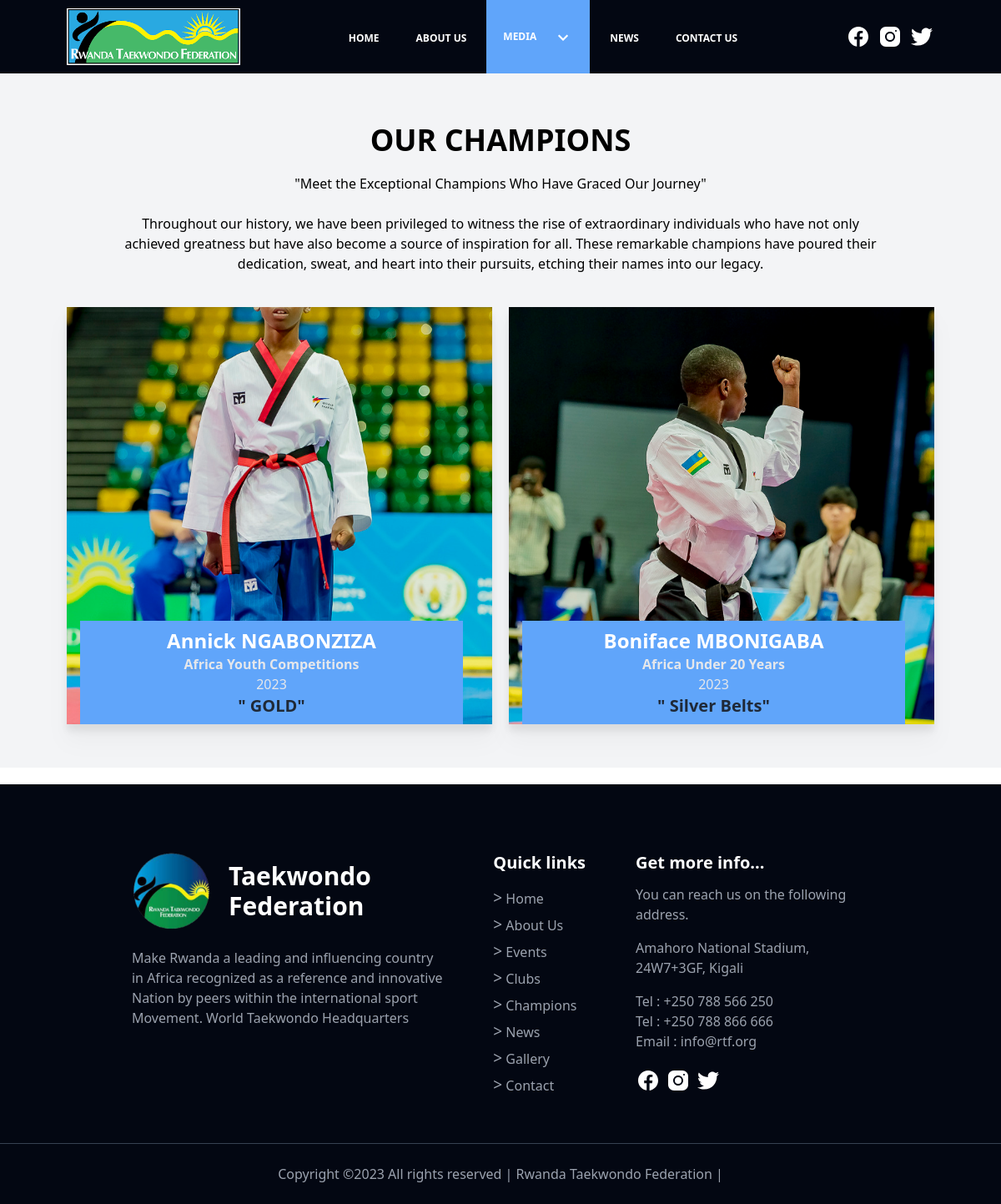
Screenshot of /public/champions.php with the database file from the repository.
### tables this page shows
CREATE TABLE `champions` (
  `id` int(11) NOT NULL,
  `name` varchar(50) NOT NULL,
  `title` varchar(100) NOT NULL,
  `period` int(30) NOT NULL,
  `award` varchar(50) NOT NULL,
  `club` varchar(200) NOT NULL,
  `photo` text NOT NULL,
  `status` enum('active','inactive') NOT NULL DEFAULT 'active',
  `createdat` timestamp NOT NULL DEFAULT current_timestamp() ON UPDATE current_timestamp(),
  `updatedat` timestamp NOT NULL DEFAULT current_timestamp() ON UPDATE current_timestamp()
);

### config/dbconnection.php (called while the page is built, shortened)
<?php
class dbconnection {
    protected $db;
    public function __construct(){
        $this->db = new PDO(DB_DRIVER.":host=".DB_HOST.";dbname=".DB_NAME,
        DB_USER,DB_PWD,[PDO::ATTR_ERRMODE            => PDO::ERRMODE_EXCEPTION,
        PDO::ATTR_DEFAULT_FETCH_MODE => PDO::FETCH_ASSOC
        ]);
    }
        function getAll($table){
            try {
                $stm = $this->db->prepare("SELECT * FROM " . $table . " WHERE status = 'active' ORDER BY createdat DESC");
                $stm->execute();
                $stm->setFetchMode(PDO::FETCH_ASSOC);
                return $stm->fetchAll();
            } catch (Exception $th) {
                return $th->getMessage();
            }
        }
}
?>

### public/champions.php (the view)
<?php include '../includes/navbar.php'; ?>
<body>
<div>
    <div class="w-full flex flex-col justify-center items-center mb-5 py-10 bg-gray-100 ">
        <h2 class="text-4xl font-bold py-5 uppercase">Our champions</h2>
        <p class="px-5 pb-10 font-light md:w-3/4 lg:w-4/5 xl:w-3/5  text-center"><b>"Meet the Exceptional Champions Who Have Graced Our Journey" </b><br><br>
            Throughout our history, we have been privileged to witness the rise of extraordinary individuals who have not only achieved greatness but have also become a source of inspiration for all. These remarkable champions have poured their dedication, sweat, and heart into their pursuits, etching their names into our legacy.</p>
        <div class="md:grid md:grid-cols-2 lg:grid-cols-2 xl:grid-cols-3 flex-wrap gap-5 justify-center items-center w-full px-5 md:px-10 lg:px-20 xl:px-40">
        <?php
        if($_SERVER['REQUEST_METHOD'] == 'GET'){
            $champions = $db->getAll('champions');
            foreach($champions as $champion){
                ?>
            <div class="relative md:w-full newcard mb-3 rounded" >
                <div class="w-full">
                    <img src="<?php echo substr($champion['photo'], 3); ?>" alt="" class="w-full h-[500px] object-cover drop-shadow-xl">
                </div>
                <div class="bg-blue-400 w-[90%] absolute bottom-0 left-4 flex flex-col items-center py-2">
                    <h2 class="text-white font-bold text-2xl"><?php echo $champion['name'];?></h2>
                    <span class="text-gray-200 font-semibold "><?php echo $champion['title'];?></span>
                    <span class="text-gray-200 "><?php echo $champion['period'];?></span>
                    <span class="text-gray-800 text-xl font-bold ">" <?php echo $champion['award'];?>"</span>
                </div>
            </div>
            <?php }} ?>
        </div>
    </div>
</div>
<?php include '../includes/footer.php'; ?>
</body>

### includes/head.php (shortened to what this page needs)
<!DOCTYPE html>
<html lang="en">
<head>
    <link rel="stylesheet" href="../assets/css/style.css">
    <script src="https://cdn.tailwindcss.com"></script>
<link href="https://cdn.jsdelivr.net/npm/tailwindcss@2.2.19/dist/tailwind.min.css" rel="stylesheet">
<link href="https://cdnjs.cloudflare.com/ajax/libs/font-awesome/5.15.3/css/all.min.css" rel="stylesheet">
<link href="https://cdn.datatables.net/1.10.19/css/jquery.dataTables.min.css" rel="stylesheet">
<link href="https://cdn.datatables.net/responsive/2.2.3/css/responsive.dataTables.min.css" rel="stylesheet">
</head>

### includes/navbar.php (shortened to what this page needs)
<?php
 include '../includes/head.php';
 $currentURL = "http://$_SERVER[HTTP_HOST]$_SERVER[REQUEST_URI]";
 $aboutUrl = dirname($currentURL) . "/about";
 $contactUrl = dirname($currentURL) . "/contact";
 $homeUrl = dirname($currentURL) . "/home";
 $newsUrl = dirname($currentURL) . "/news";
      include '../config/dbconnection.php';
      $db = new dbconnection();
      $keywords = array('event', 'club', 'gallery', 'champion');
        $classToAdd = '';
    foreach ($keywords as $keyword) {
    if (strpos($currentURL, $keyword) !== false) {
        $classToAdd = 'bg-blue-400';
        break;
    }
}
?>
<navbar>
  <div class="sticky top-0 z-2 w-full bg-gray-950 ">
    <div class="md:flex items-center justify-between mx-auto px-5 md:px-5 lg:px-20 xl:px-40 2xl:px-60">
      <div class="flex justify-between justify-center">
        <img src="../assets/images/RTF-Logo.png" alt="" class="md:w-52 w-40 ">
      </div>
      <div id="myTopnav" class=" navlink md:block px-3 md:px-0 ">
        <ul class="text-gray-400 md:flex md:gap-1 gap-5 items-center hidden md:block">
           <li class="text-center cursor-pointer">
                <a href="<?php echo $homeUrl;?>" class=" mynavlink md:px-2 py-8 lg:px-5 capitalize lg:text-[12px] md:text-[12px] text-white font-bold md:uppercase hover:text-blue-600  <?php echo strpos($currentURL, 'home') !== false ? 'bg-blue-400' : ''; ?> ">home</a>
           </li>
           <li class="text-center cursor-pointer">
                <a href="<?php echo $aboutUrl;?>" class=" mynavlink md:px-2 py-8 lg:px-5 capitalize lg:text-[12px] md:text-[12px] text-white font-bold md:uppercase hover:text-blue-600  <?php echo strpos($currentURL, 'about') !== false ? 'bg-blue-400' : ''; ?>">about us</a>
           </li>
           <li class="cursor-pointer">
            <a href="#" class=" mynavlink md:px-2 py-8 lg:px-5 capitalize lg:text-[12px] md:text-[12px] text-white font-bold md:uppercase hover:text-blue-600 flex justify-center items-center gap-5 <?php echo $classToAdd ?>">Media <img src="../assets/icons/icons8-expand-arrow-white.png"></a>
            </li>
            <li class="text-center cursor-pointer">
                <a href="<?php echo $newsUrl;?>" class=" mynavlink md:px-2 py-8 lg:px-5 capitalize lg:text-[12px] md:text-[12px] text-white font-bold md:uppercase hover:text-blue-600  <?php echo strpos($currentURL, 'new') !== false ? 'bg-blue-400' : ''; ?>">News</a>
            </li>
            <li class="text-center cursor-pointer">
                <a href="<?php echo $contactUrl; ?>" class=" mynavlink md:px-2 py-8 lg:px-5 capitalize lg:text-[12px] md:text-[12px] text-white font-bold md:uppercase hover:text-blue-600  <?php echo strpos($currentURL, 'contact') !== false ? 'bg-blue-400' : ''; ?> ">Contact us</a>
            </li>
        </ul>
      </div>
      <div class="flex gap-2 hidden md:flex">
        <a href="https://www.facebook.com/TaekwondoRwandaFederation/"><img src="../assets/icons/icons8-facebook.svg"></a>
        <a href="https://www.instagram.com/rwandataekwondo/?hl=en"><img src="../assets/icons/icons8-instagram.svg"></a>
        <a href="https://twitter.com/taekwondorwanda?lang=en"><img src="../assets/icons/icons8-twitter.svg"></a>
      </div>
    </div>
  </div>
</navbar>

### includes/footer.php
<div class="w-full">
    <div class=" md:flex  justify-center gap-5 bg-gray-950 px-5 md:px-5 lg:px-10 xl:px-60 py-10 w-full pt-20">
        <div class="md:w-1/3">
            <div class="flex justify-center gap-5 pb-5">
                <img src="../assets/images/RTF-Logo-Circle.png" alt="" class="w-24">
                <h3 class="text-white font-bold text-3xl flex justify-center items-center">Taekwondo Federation</h3>
            </div>
                <p class="text-gray-400 font-light leading-2 ">Make Rwanda a leading and influencing country in Africa recognized as a reference and innovative Nation by peers within the international sport Movement. World Taekwondo Headquarters</p>
        </div>
        <div class="xl:w-60 px-10">
            <h2 class="text-white font-bold pb-3 text-xl">Quick links</h2>
            <ul>
                <li class="text-gray-400 capitalize font-light hover:text-blue-400 hover:font-[400]"><a href="/home"> <span class="text-[19px] leading-8">	&gt;</span> home</a></li>
                <li class="text-gray-400 capitalize font-light hover:text-blue-400 hover:font-[400]"><a href="about"><span class="text-[19px] leading-8">	&gt;</span> about us</a></li>
                <li class="text-gray-400 capitalize font-light hover:text-blue-400 hover:font-[400]"><a href="/events"><span class="text-[19px] leading-8">	&gt;</span> events</a></li>
                <li class="text-gray-400 capitalize font-light hover:text-blue-400 hover:font-[400]"><a href="/clubs"><span class="text-[19px] leading-8">	&gt;</span> clubs</a></li>
                <li class="text-gray-400 capitalize font-light hover:text-blue-400 hover:font-[400]"><a href="/champions"><span class="text-[19px] leading-8">	&gt;</span> champions</a></li>
                <li class="text-gray-400 capitalize font-light hover:text-blue-400 hover:font-[400]"><a href="/news"><span class="text-[19px] leading-8">	&gt;</span> news</a></li>
                <li class="text-gray-400 capitalize font-light hover:text-blue-400 hover:font-[400]"><a href="/gallery"><span class="text-[19px] leading-8">	&gt;</span> gallery</a></li>
                <li class="text-gray-400 capitalize font-light hover:text-blue-400 hover:font-[400]"><a href="/contact"><span class="text-[19px] leading-8">	&gt;</span> contact</a></li>
            </ul>
        </div>
        <div class="md:w-1/4 mb-5">
            <h3 class="text-white font-bold pb-3 text-xl ">Get more info...</h3>
            <p class="text-gray-400 font-light leading-2 pb-4">You can reach us on the following address.</p>
            <p class="text-gray-400 font-light leading-2 ">Amahoro National Stadium,</p>
                <p class="text-gray-400 font-light leading-2 pb-4">24W7+3GF, Kigali</p>
                <p class="text-gray-400 font-light leading-2 ">Tel : +250 788 566 250</p>
                <p class="text-gray-400 font-light leading-2 ">Tel : +250 788 866 666</p>
                <p class="text-gray-400 font-light leading-2 ">Email : info@rtf.org</p>
                <div class="flex gap-1 pt-5">
                <div class="bg-main w-8 rounded-full">
                    <a href="https://www.facebook.com/TaekwondoRwandaFederation/" class="">
                        <img src="../assets/icons/icons8-facebook.svg" alt="" srcset="">
                    </a>
                </div>
                <div class="bg-main w-8 rounded-full">
                    <a href="https://www.instagram.com/rwandataekwondo/?hl=en" class="">
                        <img src="../assets/icons/icons8-instagram.svg" alt="" srcset="">
                    </a>
                </div>
                <div class="bg-main w-8 rounded-full">
                    <a href="https://twitter.com/taekwondorwanda?lang=en" class="">
                        <img src="../assets/icons/icons8-twitter.svg" alt="" srcset="">
                    </a>
                </div>
            </div>
        </div>
    </div>
    <div class="w-full bg-gray-950 border-t border-gray-700 items-center py-6">
        <p class="text-gray-400 text-center">Copyright ©2023 All rights reserved | Rwanda Taekwondo Federation |</p>
    </div>
</div>

### assets/css/style.css (style rules this page uses)
.sticky { position: sticky; top: 0; z-index: 2; }
.newcard { transition: transform 0.3s ease; }

### rows the page displays
champions: photo (picture), name "Annick NGABONZIZA", title "Africa Youth Competitions", period "2023", award "GOLD"
champions: photo (picture), name "Boniface MBONIGABA", title "Africa Under 20 Years", period "2023", award "Silver Belts"
